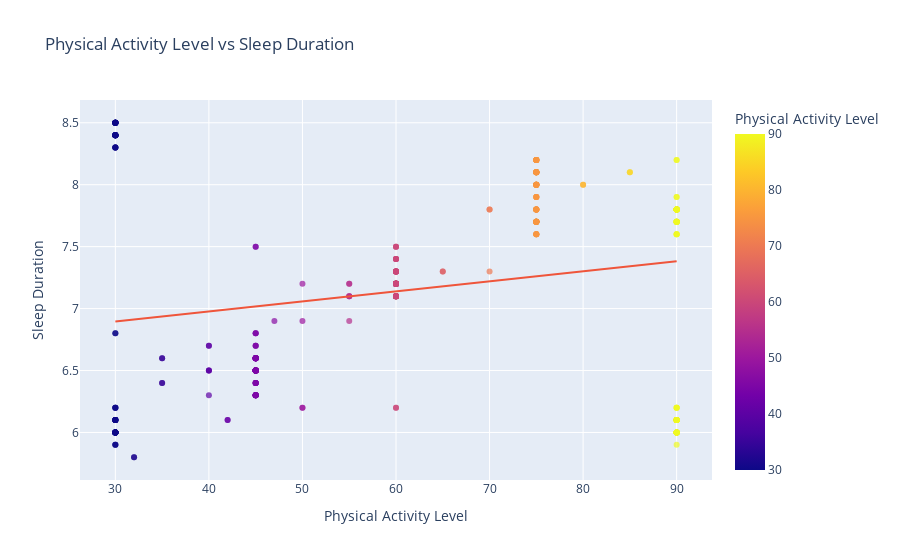

Notebook source saved alongside this figure:
### Markdown cell above
### Physical Activity vs Sleep Duration

### Code cell
fig = px.scatter(
    df,
    x="Physical Activity Level",
    y="Sleep Duration",
    trendline="ols",
    opacity=0.7,
    title="Physical Activity Level vs Sleep Duration",
    color="Physical Activity Level"
)

fig.show()

### Figure 1 — Plotly figure (JSON) as saved in the notebook; plotly's stock layout.template omitted (floating-point values rounded to 4 significant figures; data arrays with more than 128 entries replaced by an {"elided": "..."} marker saying what was removed)
{"data": [{"hovertemplate": "Physical Activity Level=%{marker.color}<br>Sleep Duration=%{y}<extra></extra>", "legendgroup": "", "marker": {"color": {"elided": "374 int values"}, "coloraxis": "coloraxis", "opacity": 0.7, "symbol": "circle"}, "mode": "markers", "name": "", "orientation": "v", "showlegend": false, "type": "scatter", "x": {"elided": "374 int values"}, "xaxis": "x", "y": {"elided": "374 float values"}, "yaxis": "y"}, {"hovertemplate": "<b>OLS trendline</b><br>Sleep Duration = 0.00811135 * Physical Activity Level + 6.65213<br>R<sup>2</sup>=0.045097<br><br>Physical Activity Level=%{x}<br>Sleep Duration=%{y} <b>(trend)</b><extra></extra>", "legendgroup": "", "marker": {"symbol": "circle"}, "mode": "lines", "name": "", "showlegend": false, "type": "scatter", "x": {"elided": "374 int values"}, "xaxis": "x", "y": {"elided": "374 float values"}, "yaxis": "y"}], "layout": {"autosize": true, "coloraxis": {"colorbar": {"title": {"text": "Physical Activity Level"}}, "colorscale": [[0, "#0d0887"], [0.1111, "#46039f"], [0.2222, "#7201a8"], [0.3333, "#9c179e"], [0.4444, "#bd3786"], [0.5556, "#d8576b"], [0.6667, "#ed7953"], [0.7778, "#fb9f3a"], [0.8889, "#fdca26"], [1, "#f0f921"]]}, "legend": {"tracegroupgap": 0}, "title": {"text": "Physical Activity Level vs Sleep Duration"}, "xaxis": {"anchor": "y", "autorange": true, "domain": [0, 1], "range": [26, 94], "title": {"text": "Physical Activity Level"}, "type": "linear"}, "yaxis": {"anchor": "x", "autorange": true, "domain": [0, 1], "range": [5.577, 8.723], "title": {"text": "Sleep Duration"}, "type": "linear"}}}
